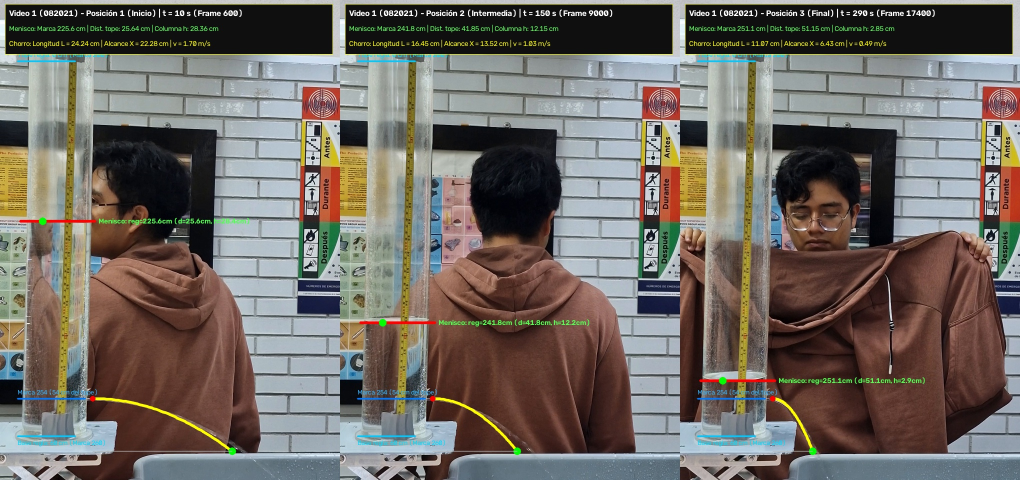
#> input picture Data/comparacion_3_posiciones_20261007_082021.jpg, 2040 x 960 px, given in place of 20261007_082021.mp4, which was not available (shown at 1/2 size)
$ python analyze_all_videos.py
#> lines starting #> are read from the running program, lines starting #| are printed output that depends on the picture; pictures that were not available may be replaced by others from this repository, and a replacement may not be noted
"""Complete analysis of the 4 Torricelli-Bernoulli videos in Data/ at 1080x1920 and 60 fps.

Tracks:
1. Meniscus position in the water tube referenced to the 60 cm yellow ruler
   (where position 254 on the ruler = 54 cm from the top of the ruler).
2. Water jet trajectory, horizontal reach X(t), and parabolic arc length L(t)
   ("longitud del chorro de agua en sí mismo"), ensuring smooth, jump-free curves.
Generates:
- Individual CSVs and a combined master CSV with all data.
- 3-position visual tracking comparison images (frames) for each of the 4 videos.
- Time-evolution plots of meniscus position and water jet length for each video
  and a comparative summary plot.
"""

from __future__ import annotations

import math
from pathlib import Path

import cv2
import matplotlib.pyplot as plt
import numpy as np
import pandas as pd
from scipy.signal import savgol_filter

# Scale in 1080x1920 resolution:
# The 60 cm yellow ruler (marks 200 cm to 260 cm) spans 750.0 pixels vertically:
# 750.0 px / 60.0 cm = 12.50 px/cm (1250.0 px/m).
SCALE_PX_PER_CM = 12.50
SCALE_PX_PER_M = 1250.0
FPS_NOMINAL = 60.0
GRAVITY = 9.80665
RHO_WATER = 1000.0
ORIFICE_DIAM_M = 0.00252
ORIFICE_AREA_M2 = math.pi * (ORIFICE_DIAM_M / 2.0) ** 2

VIDEO_CONFIGS: dict[str, dict] = {
    "20261007_082021": {
        "label": "Video 1 (082021)",
        "x_col": (135, 175),
        "y_top_ruler": 552.0,   # Mark 200 (0 cm from top of ruler)
        "y_pos_254": 1227.0,    # Mark 254 (54 cm from top of ruler, orifice level)
        "y_bot_ruler": 1302.0,  # Mark 260 (60 cm from top of ruler)
        "y_men_start": 854.0,
        "nozzle_xy": (255.0, 1227.0),
        "y_jet_ref": 1332.0,
        "t_end": 310,
        "three_times": [10, 150, 290],
    },
    "20261007_083231": {
        "label": "Video 2 (083231)",
        "x_col": (145, 185),
        "y_top_ruler": 558.0,
        "y_pos_254": 1233.0,
        "y_bot_ruler": 1308.0,
        "y_men_start": 854.0,
        "nozzle_xy": (250.0, 1233.0),
        "y_jet_ref": 1329.0,
        "t_end": 360,
        "three_times": [10, 175, 340],
    },
    "20261007_084607": {
        "label": "Video 3 (084607)",
        "x_col": (135, 175),
        "y_top_ruler": 561.0,
        "y_pos_254": 1236.0,
        "y_bot_ruler": 1311.0,
        "y_men_start": 904.0,
        "nozzle_xy": (242.0, 1236.0),
        "y_jet_ref": 1345.0,
        "t_end": 325,
        "three_times": [10, 160, 310],
    },
    "20261007_085723": {
        "label": "Video 4 (085723)",
        "x_col": (210, 250),
        "y_top_ruler": 555.0,
        "y_pos_254": 1230.0,
        "y_bot_ruler": 1305.0,
        "y_men_start": 733.0,
        "nozzle_xy": (312.0, 1230.0),
        "y_jet_ref": 1329.0,
        "t_end": 410,
        "three_times": [15, 200, 390],
    },
}


# [7 lines left out: function parabolic_arc_length, not called in this run]


def smooth_monotonic_increasing(t_sample: np.ndarray, y_sample: np.ndarray, t_dense: np.ndarray) -> np.ndarray:
    """Reject outliers, smooth with Savitzky-Golay, interpolate to 1s grid, and enforce non-decreasing."""
    y = y_sample.copy()
    poly_coeffs = np.polyfit(t_sample, y, 2)
    poly_trend = np.polyval(poly_coeffs, t_sample)
    residuals = y - poly_trend
    mad = np.median(np.abs(residuals - np.median(residuals))) + 1e-6
    outliers = np.abs(residuals) > 2.8 * mad
    y[outliers] = poly_trend[outliers]

    win = min(19, len(y) if len(y) % 2 == 1 else len(y) - 1)
    if win >= 5:
        y = savgol_filter(y, window_length=win, polyorder=2)

    y_dense = np.interp(t_dense, t_sample, y)
    win_dense = min(31, len(y_dense) if len(y_dense) % 2 == 1 else len(y_dense) - 1)
    if win_dense >= 7:
        y_dense = savgol_filter(y_dense, window_length=win_dense, polyorder=2)

    for i in range(1, len(y_dense)):
        if y_dense[i] < y_dense[i - 1]:
            y_dense[i] = y_dense[i - 1]
    return y_dense


def smooth_monotonic_decreasing(t_sample: np.ndarray, x_sample: np.ndarray, t_dense: np.ndarray) -> np.ndarray:
    """Reject outliers, smooth with Savitzky-Golay, interpolate to 1s grid, and enforce non-increasing."""
    return -smooth_monotonic_increasing(t_sample, -x_sample, t_dense)


def process_single_video(
    video_stem: str,
    cfg: dict,
    data_dir: Path,
    out_dir: Path,
    sample_step_s: int = 3,
) -> pd.DataFrame:
#> called with video_stem = '20261007_082021', sample_step_s = 3
    vpath = data_dir / f"{video_stem}.mp4"
    cap = cv2.VideoCapture(str(vpath))
    if not cap.isOpened():
        raise FileNotFoundError(f"Cannot open video: {vpath}")

    fps_actual = cap.get(cv2.CAP_PROP_FPS)
    total_frames = int(cap.get(cv2.CAP_PROP_FRAME_COUNT))
    t_end = min(cfg["t_end"], int(total_frames / fps_actual) - 1)

    x0, x1 = cfg["x_col"]
    y_top = cfg["y_top_ruler"]
    y_254 = cfg["y_pos_254"]
    x_noz, y_noz = cfg["nozzle_xy"]
    y_ref = cfg["y_jet_ref"]
    dy_px = y_ref - y_noz
    dy_cm = dy_px / SCALE_PX_PER_CM
    dy_m = dy_px / SCALE_PX_PER_M
    t_flight = math.sqrt(2.0 * dy_m / GRAVITY)

    curr_y_men = float(cfg["y_men_start"])
    prev_dx_jet: float | None = None

    sample_times: list[float] = []
    raw_y_men: list[float] = []
    raw_dx_jet: list[float] = []

    kernel_tophat = cv2.getStructuringElement(cv2.MORPH_ELLIPSE, (7, 7))

    # Build sample grid including exact 3 verification timestamps and endpoints
    sample_grid = sorted(
        set(range(0, t_end + 1, sample_step_s))
        | {t_end}
        | set(cfg["three_times"])
    )

    print(f"\nProcesando {video_stem} (0 a {t_end} s, resolución normalizada 1080x1920 @ 60 fps)...")

    prev_t = 0.0
    for sec in sample_grid:
        t = float(sec)
        dt = max(1.0, t - prev_t)
        prev_t = t

        f_idx_actual = min(total_frames - 1, round(t * fps_actual))
        cap.set(cv2.CAP_PROP_POS_FRAMES, f_idx_actual)
        ret, frame = cap.read()
        if not ret or frame is None:
            break

        if frame.shape[1] != 1080 or frame.shape[0] != 1920:
            f1080 = cv2.resize(frame, (1080, 1920), interpolation=cv2.INTER_AREA)
        else:
            f1080 = frame

        gray = cv2.cvtColor(f1080, cv2.COLOR_BGR2GRAY).astype(np.float32)

        # 1. Track meniscus inside bounded physical descent window (approx 0.3 to 2.8 px/s)
        max_drop = int(round(3.0 * dt)) + 3
        w_min = max(int(y_top), int(round(curr_y_men)))
        w_max = min(int(y_254), int(round(curr_y_men + max_drop)))
        if w_min < w_max - 2:
            col_slice = gray[w_min : w_max + 2, x0:x1]
            prof_y = np.mean(col_slice, axis=1)
            grad_y = np.abs(prof_y[2:] - prof_y[:-2])
            loc_idx = int(np.argmax(grad_y))
            best_y = float(w_min + 1 + loc_idx)
            if 0 < loc_idx < len(grad_y) - 1:
                denom = 2.0 * grad_y[loc_idx] - grad_y[loc_idx - 1] - grad_y[loc_idx + 1]
                if abs(denom) > 1e-4:
                    sub = (grad_y[loc_idx + 1] - grad_y[loc_idx - 1]) / (2.0 * denom)
                    best_y += float(np.clip(sub, -0.5, 0.5))
            curr_y_men = best_y

        # 2. Track water jet via parabolic-arc top-hat integral around physical prior
        h_px = max(1.0, y_254 - curr_y_men)
        dx_prior = 2.0 * 0.78 * math.sqrt(dy_px * h_px)
        center_dx = dx_prior if prev_dx_jet is None else (0.50 * prev_dx_jet + 0.50 * dx_prior)

        roi_y0 = max(0, int(y_noz - 10))
        roi_y1 = min(1920, int(y_ref + 15))
        roi_x0 = max(0, int(x_noz))
        roi_x1 = min(1080, int(x_noz + 420))
        jet_roi = gray[roi_y0:roi_y1, roi_x0:roi_x1]
        tophat_roi = cv2.morphologyEx(jet_roi, cv2.MORPH_TOPHAT, kernel_tophat)
        # Mask out the static scissor-jack plate at the bottom-left of the ROI
        tophat_roi[int(y_noz - roi_y0 + 25) :, :42] = 0.0

        cand_min = max(35.0, center_dx - 32.0)
        cand_max = min(390.0, center_dx + 32.0)
        cands = np.linspace(cand_min, cand_max, 65)

        best_dx = center_dx
        best_score = -1e9
        for dx_c in cands:
            xs_local = np.linspace(12.0, dx_c, 40)
            ys_local = (y_noz - roi_y0) + dy_px * (xs_local / dx_c) ** 2
            xi = np.clip(np.round(xs_local).astype(int), 0, tophat_roi.shape[1] - 1)
            yi = np.clip(np.round(ys_local).astype(int), 0, tophat_roi.shape[0] - 1)
            reg_penalty = 0.12 * abs(dx_c - dx_prior)
            score = float(np.mean(tophat_roi[yi, xi])) - reg_penalty
            if score > best_score:
                best_score = score
                best_dx = float(dx_c)

        prev_dx_jet = best_dx

        sample_times.append(t)
        raw_y_men.append(curr_y_men)
        raw_dx_jet.append(best_dx)
#> this loop made 4 passes
#> (w_min, w_max, loc_idx, best_y, denom, curr_y_men, h_px, dx_prior) on passes 2 to 3: (860, 896, 32, 893.5, 60.38, 893.5, 333.5, 291.9), (894, 1227, 148, 1043.5, 6.92, 1043.5, 183.5, 216.5)
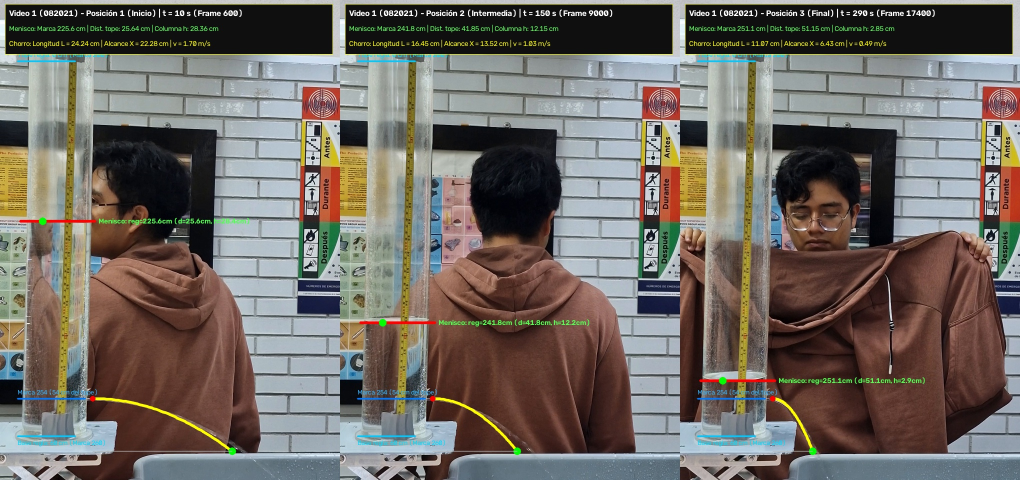
#> input picture Data/comparacion_3_posiciones_20261007_082021.jpg, 2040 x 960 px, given in place of 20261007_082021.mp4, which was not available (shown at 1/2 size)
#> pass 1, in process_single_video, `f1080 = cv2.resize(frame, (1080, 1920), interpolation=cv2.INTER_AREA)`:
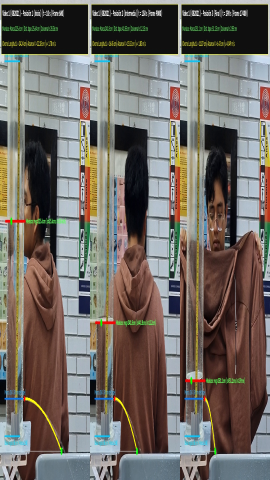
#> f1080: shape (1920, 1080, 3) (shown at 1/4 size); mean B, G, R 99.8, 105.9, 112
#> pass 1, in process_single_video, `gray = cv2.cvtColor(f1080, cv2.COLOR_BGR2GRAY).astype(np.float32)`:
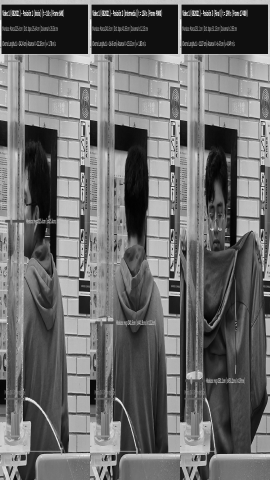
#> gray: shape (1920, 1080) float32 (shown at 1/4 size); min 0, max 255, mean 107
#> pass 1, in process_single_video, `jet_roi = gray[roi_y0:roi_y1, roi_x0:roi_x1]`:
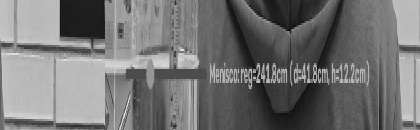
#> jet_roi: shape (130, 420) float32; min 15, max 234, mean 115.8
#> pass 1, in process_single_video, `tophat_roi = cv2.morphologyEx(jet_roi, cv2.MORPH_TOPHAT, kernel_tophat)`:
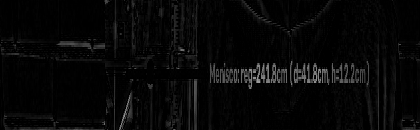
#> tophat_roi: shape (130, 420) float32; min 0, max 157, mean 7.4
#> after the loop:
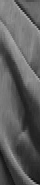
#> col_slice: shape (185, 40) float32; min 16, max 173, mean 93.5
#> frame is the input picture: shape (960, 2040, 3); mean B, G, R 99.8, 105.8, 112
#> after the loop, raw_dx_jet = [300.4, 294.2, 227.4, 215.5]; raw_y_men = [859.5, 893.5, 1043.5, 1045]; sample_times = [-1, 10, 150, 290]

    cap.release()

    # Smooth & evaluate on dense 1-second grid (zero abrupt jumps!)
    t_sample_arr = np.array(sample_times, dtype=float)
#> t_sample_arr = [-1, 10, 150, 290]
    t_dense_arr = np.arange(0, t_end + 1, 1.0, dtype=float)
    y_men_smooth = smooth_monotonic_increasing(t_sample_arr, np.array(raw_y_men, dtype=float), t_dense_arr)
#> in smooth_monotonic_increasing, `y = y_sample.copy()`: y = [859.5, 893.5, 1043.5, 1045]
#> in smooth_monotonic_increasing, `poly_coeffs = np.polyfit(t_sample, y, 2)`: poly_coeffs = [-0.00405, 1.78, 868.3]
#> in smooth_monotonic_increasing, `poly_trend = np.polyval(poly_coeffs, t_sample)`: poly_trend = [866.5, 885.7, 1044.6, 1044.7]
#> in smooth_monotonic_increasing, `residuals = y - poly_trend`: residuals = [-6.97, 7.81, -1.14, 0.295]
#> in smooth_monotonic_increasing, `mad = np.median(np.abs(residuals - np.median(residuals))) + 1e-6`: mad = 3.63
#> in smooth_monotonic_increasing, `outliers = np.abs(residuals) > 2.8 * mad`: outliers = [False, False, False, False]
#> in smooth_monotonic_increasing, `win = min(19, len(y) if len(y) % 2 == 1 else len(y) - 1)`: win = 3
#> in smooth_monotonic_increasing, `y_dense = np.interp(t_dense, t_sample, y)`: y_dense = empty array
#> in smooth_monotonic_increasing, `win_dense = min(31, len(y_dense) if len(y_dense) % 2 == 1 else len(y_d..`: win_dense = -1
#> y_men_smooth = empty array
    dx_jet_smooth = smooth_monotonic_decreasing(t_sample_arr, np.array(raw_dx_jet, dtype=float), t_dense_arr)
#> dx_jet_smooth = empty array

    records: list[dict] = []
    for i, t in enumerate(t_dense_arr):
        f60 = round(t * FPS_NOMINAL)
        ym = float(y_men_smooth[i])
        dx_px = float(dx_jet_smooth[i])

        # Ruler coordinates (60 cm ruler from mark 200 to 260; mark 254 = 54 cm from top)
        dist_from_top_cm = (ym - y_top) / SCALE_PX_PER_CM
        ruler_mark_cm = 200.0 + dist_from_top_cm
        h_water_cm = max(0.0, 54.0 - dist_from_top_cm)
        h_water_m = h_water_cm / 100.0

        # Jet coordinates
        x_impact_px = x_noz + dx_px
        reach_X_cm = dx_px / SCALE_PX_PER_CM
        reach_X_m = dx_px / SCALE_PX_PER_M
        arc_len_px = parabolic_arc_length(dx_px, dy_px)
        arc_len_cm = arc_len_px / SCALE_PX_PER_CM

        v_exit_ms = reach_X_m / t_flight
        v_ideal_ms = math.sqrt(2.0 * GRAVITY * h_water_m)
        power_mW = 0.5 * RHO_WATER * ORIFICE_AREA_M2 * (v_exit_ms**3) * 1000.0

        records.append({
            "video": video_stem,
            "frame_60fps": f60,
            "tiempo_s": t,
            "y_menisco_px": round(ym, 2),
            "posicion_regla_cm": round(ruler_mark_cm, 3),
            "distancia_tope_regla_cm": round(dist_from_top_cm, 3),
            "altura_agua_h_cm": round(h_water_cm, 3),
            "x_impacto_chorro_px": round(x_impact_px, 2),
            "alcance_horizontal_chorro_cm": round(reach_X_cm, 3),
            "longitud_chorro_cm": round(arc_len_cm, 3),
            "caida_vertical_chorro_cm": round(dy_cm, 3),
            "velocidad_salida_ms": round(v_exit_ms, 4),
            "velocidad_ideal_torricelli_ms": round(v_ideal_ms, 4),
            "potencia_chorro_mW": round(power_mW, 4),
        })
#> after the loop, records = []

    df = pd.DataFrame(records)
#> df = table of 0 rows and 0 columns
    csv_path = out_dir / f"datos_{video_stem}.csv"
#> (the run stopped early here; a loop or call above may not have finished)

$ run again, on Data/comparacion_3_posiciones_20261007_085723.jpg
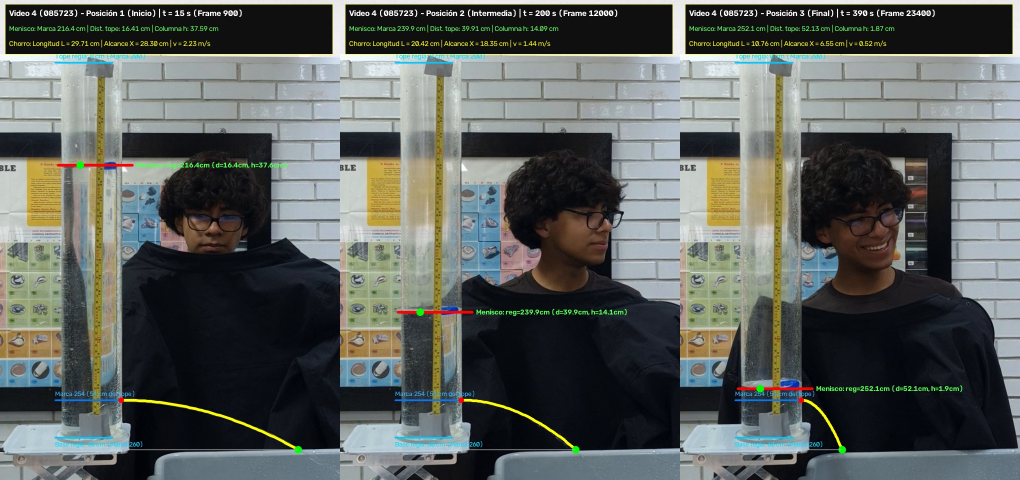
#> input picture Data/comparacion_3_posiciones_20261007_085723.jpg, 2040 x 960 px, given in place of 20261007_082021.mp4, which was not available (shown at 1/2 size)
#> the loop in process_single_video, `for sec in sample_grid:` made 4 passes
#> (w_min, w_max, loc_idx, best_y, denom, curr_y_men, h_px, dx_prior) on passes 2 to 4: (855, 891, 31, 887.5, 4.42, 887.5, 339.5, 294.5), (888, 1227, 76, 965.5, 6.53, 965.5, 261.5, 258.5), (966, 1227, 18, 985.5, 2.53, 985.5, 241.5, 248.4)
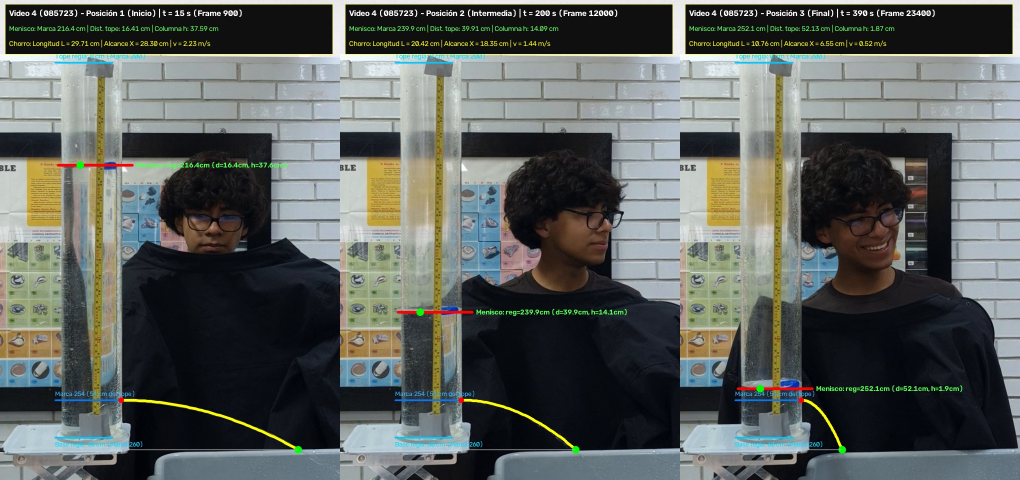
#> input picture Data/comparacion_3_posiciones_20261007_085723.jpg, 2040 x 960 px, given in place of 20261007_082021.mp4, which was not available (shown at 1/2 size)
#> pass 1, in process_single_video, `tophat_roi = cv2.morphologyEx(jet_roi, cv2.MORPH_TOPHAT, kernel_tophat)`:
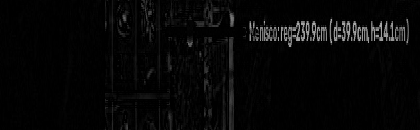
#> tophat_roi: shape (130, 420) float32; min 0, max 173, mean 6.8
#> after the loop in process_single_video, `for sec in sample_grid:`:
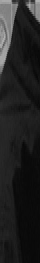
#> col_slice: shape (263, 40) float32; min 7, max 177, mean 33.7
#> in process_single_video, frame is the input picture: shape (960, 2040, 3); mean B, G, R 93.2, 96.6, 92
#> after the loop in process_single_video, `for sec in sample_grid:`: raw_dx_jet = [314.3, 295.4, 255, 254.7]; raw_y_men = [855, 887.5, 965.5, 985.5]; sample_times = [-1, 10, 150, 290]
#> y = [855, 887.5, 965.5, 985.5]
#> poly_coeffs = [-0.00188, 0.954, 866.4]
#> poly_trend = [865.5, 875.8, 967.2, 985.1]
#> residuals = [-10.47, 11.73, -1.71, 0.443]
#> mad = 5.45
#> outliers = [False, False, False, False]
#> win = 3
#> y_dense = empty array
#> win_dense = -1
#> y_men_smooth = empty array
#> after the loop in process_single_video, `for i, t in enumerate(t_dense_arr):`: records = []
#> df = table of 0 rows and 0 columns
